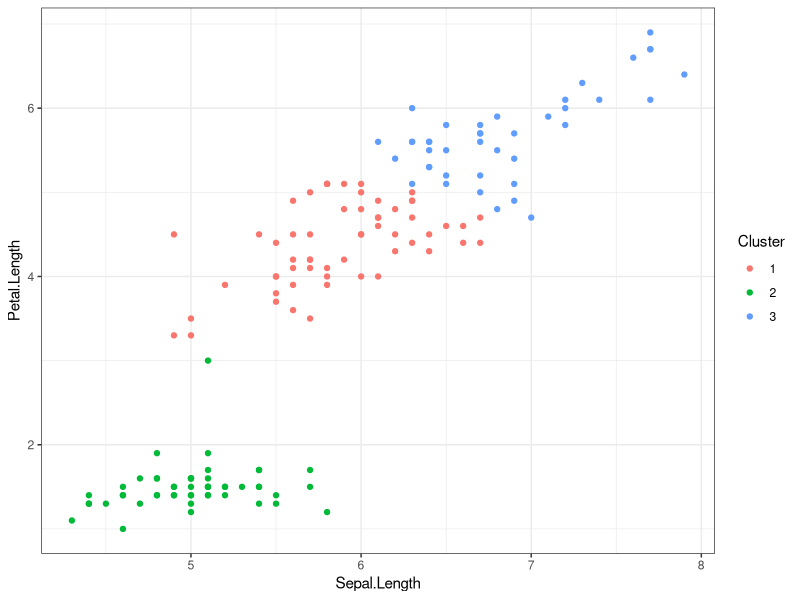
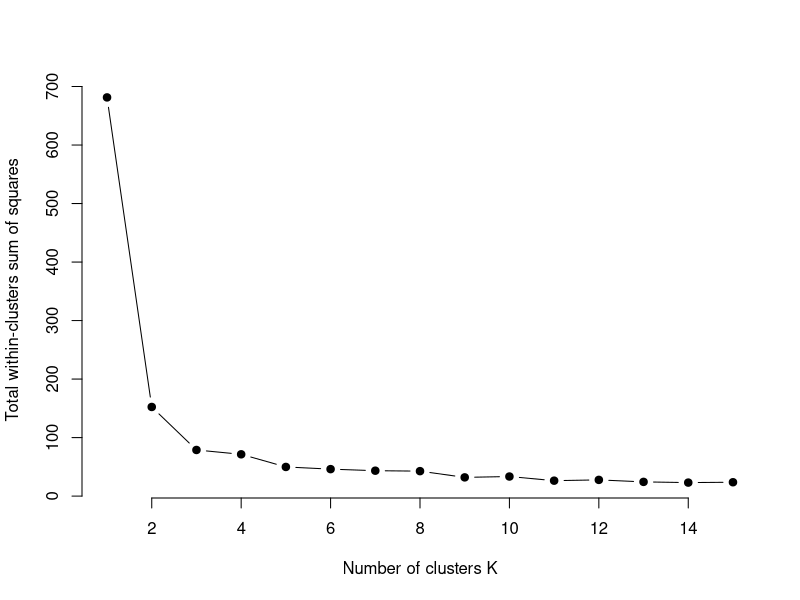

These charts were generated, in order, by the following R code:
k_means <- function(data, k, pca = FALSE) {
  # option for Principal Component Analysis
  if (pca == TRUE) {
    data <- princomp(data)
    data <- data$scores %>%
      as.data.frame() %>%
      select(Comp.1, Comp.2)
  }

  # randomly select the indices of k rows to use as starting
  # centers of the k clusters
  rand <- sample(1:nrow(data), k)

  # data frame with k observations that were randomly selected
  clusters <- data[rand, ]

  # empty vectors that will contain the cluster assignments for each observation
  cluster_vec <- c()
  last_vec <- c(0)

  # iteration counter
  iter <- 1

  # algorithm will stop once stop is equal to 1
  stop <- 0

  while (stop == 0) {
    # loop through each observation
    for (i in 1:nrow(data)) {
      # find the euclidean distance of the ith observation to each of the clusters
      dist <- data[i, ] %>%
        rbind(clusters) %>%
        dist()

      # find which cluster the ith observation has the smallest distance with
      i_cluster <- dist[1:k] %>%
        which.min()

      # add the cluster assignment for the ith observation to a vector
      # containing the cluster assignments of all observations
      cluster_vec[i] <- i_cluster
    }

    # check to see if the cluster assignments have changed at all since
    # the last iteration
    if (all(cluster_vec == last_vec)) {
      stop <- 1
    }

    # save the cluster assignments from this iteration to another object
    # so we can check to see if cluster assignments changed
    last_vec <- cluster_vec

    # group the observations into their assigned clusters and find the means
    # of all the columns to use as the new cluster centers
    clusters <- data %>%
      cbind(cluster_vec) %>%
      group_by(cluster_vec) %>%
      summarize_all(mean)

    # remove the first column that contains the cluster number
    clusters <- clusters[, -1]

    iter <- iter + 1

    if (stop == 1) {
      sizes <- data %>%
        cbind(cluster_vec) %>%
        count(cluster_vec) %>%
        pull(n)

      clusters <- data %>%
        cbind(cluster_vec) %>%
        group_by(cluster_vec) %>%
        summarize_all(mean)
    }
  }

  ## TSS = BSS + WSS
  # set.seed(42)    # Set seed since kmeans uses a random start.
  # fit <- k_means(data=iris2, 3)
  # fit
  # clusters <- fit[3]
  # clusters

  # Subtract each value from the grand mean and get the number of observations in each cluster.
  data.cent <- scale(data, scale = FALSE)
  nrows <- table(cluster_vec)

  # TSS BSS WSS
  (TSS <- sum(data.cent^2))
  # [1] 681.3706
  (WSS <- sapply(split(data, cluster_vec), function(x) sum(scale(x, scale = FALSE)^2)))
  #        1        2        3
  # 15.15100 39.82097 23.87947

  total_w <- sum(WSS)
  # 78.85567
  (BSS <- TSS - sum(WSS))
  # [1] 602.5192
  # Compute BSS directly
  gmeans <- sapply(split(data, cluster_vec), colMeans)
  means <- colMeans(data)
  (BSS <- sum(colSums((gmeans - means)^2) * nrows))
  # [1] 602.5192

  result <- list(
    "Sizes" = sizes,
    "Cluster Means" = clusters,
    "Clustering Vector" = cluster_vec,
    "Iterations" = iter,
    "total within sum of squares" = total_w,
    "WSS" = WSS,
    "TSS" = TSS,
    "BSS" = BSS
  )
  # cc = cluster_vec
  return(result)
}



library(tidyverse)
data(iris)
iris2 <- iris %>%
  select(-Species)

head(iris2)

set.seed(23)
k_means(data = iris2, k = 3)

## visualize results
iris3 <- iris %>%
  select(Sepal.Length, Petal.Length)
head(iris3)
result <- k_means(iris3, 3)
result

# save the clustering assignments to an object
assignments <- result$`Clustering Vector`

iris3 %>%
  cbind(assignments) %>%
  ggplot(aes(x = Sepal.Length, y = Petal.Length, color = as.factor(assignments))) +
  geom_point() +
  theme_bw() +
  labs(color = "Cluster")



###### Elbow method
# install.packages("purrr")
library(purrr)
# set.seed(123)

# function to compute total within-cluster sum of square
wss <- function(k) {
  fit <- k_means(data = iris2, k)
  clusters <- fit[5]
  return(clusters[["total within sum of squares"]])
}

# Compute and plot wss for k = 1 to k = 15
k.values <- 1:15

# extract wss for 2-15 clusters
wss_values <- map_dbl(k.values, wss)

plot(k.values, wss_values,
  type = "b", pch = 19, frame = FALSE,
  xlab = "Number of clusters K",
  ylab = "Total within-clusters sum of squares"
)
